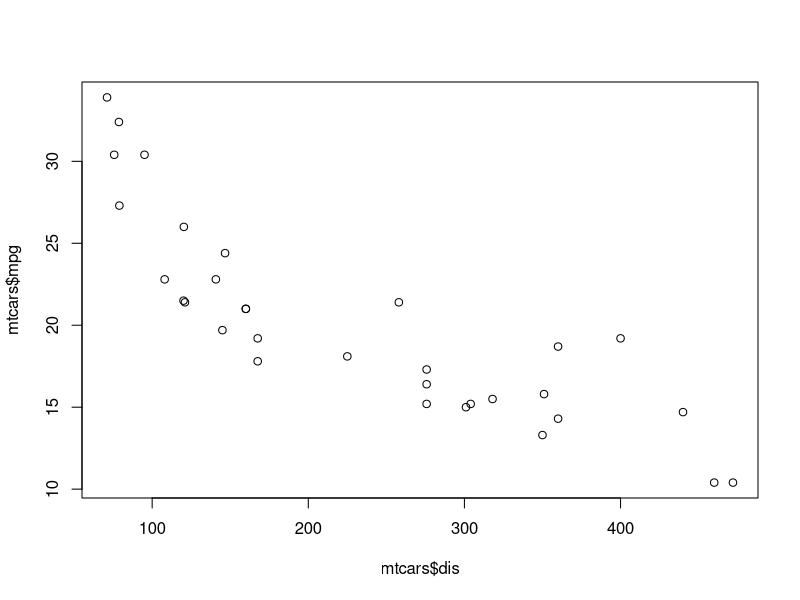
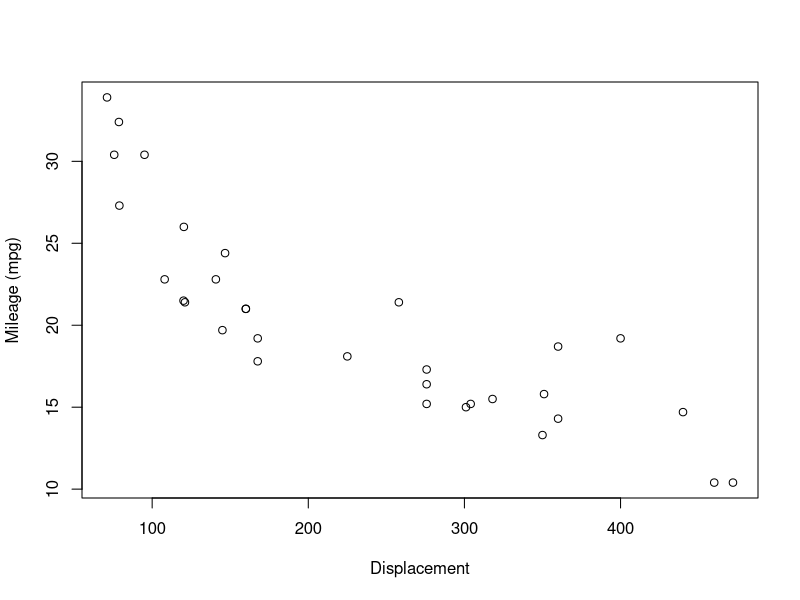
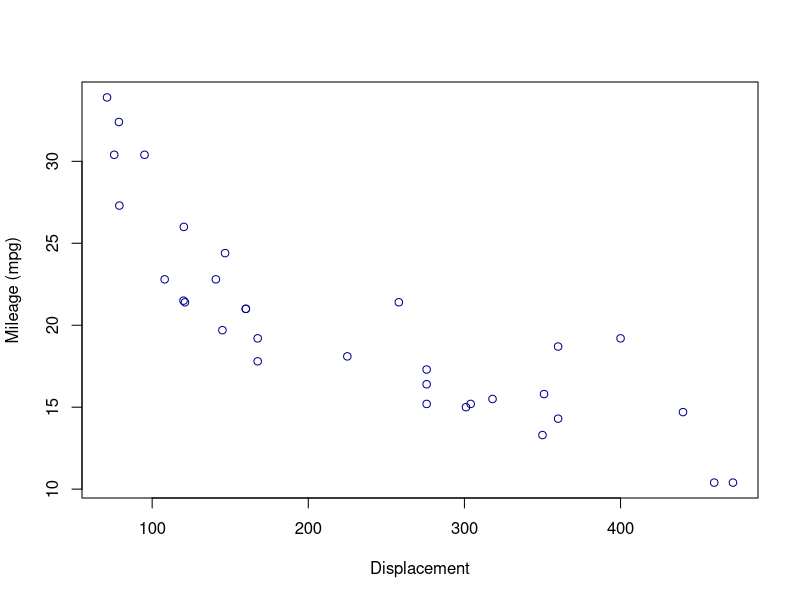
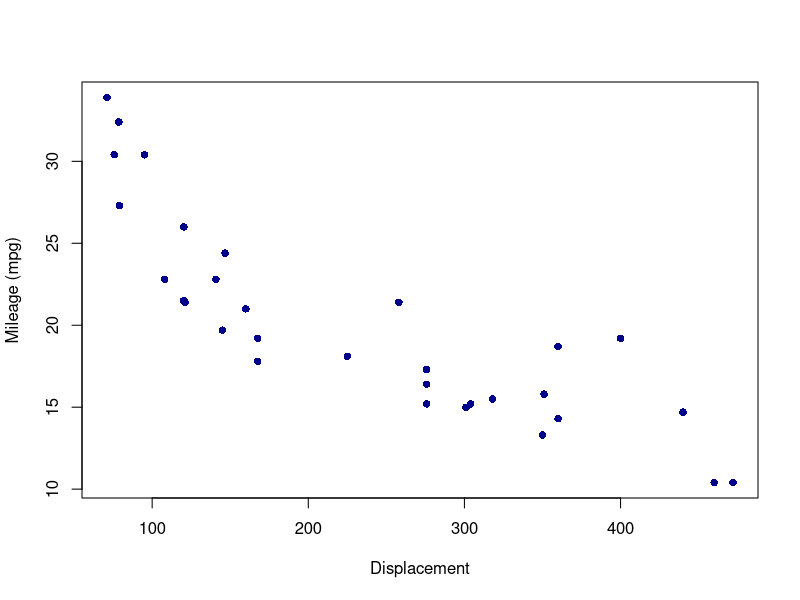
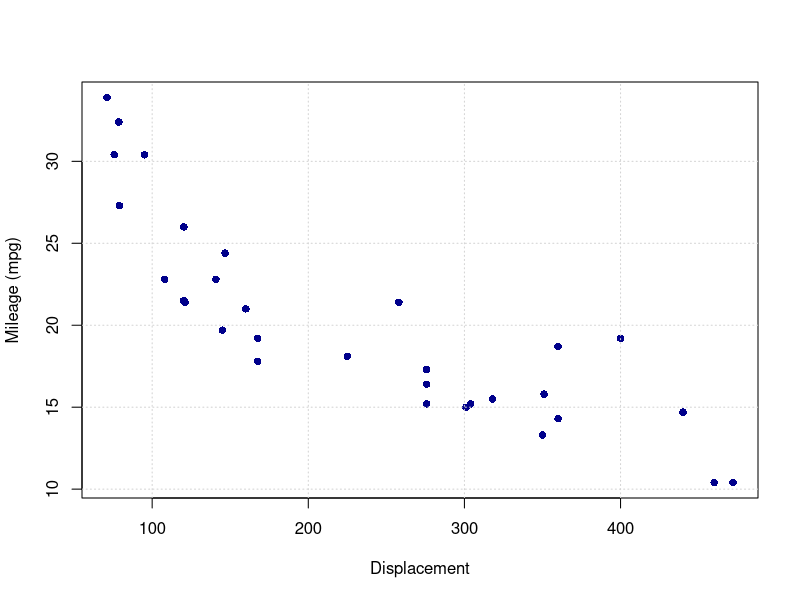
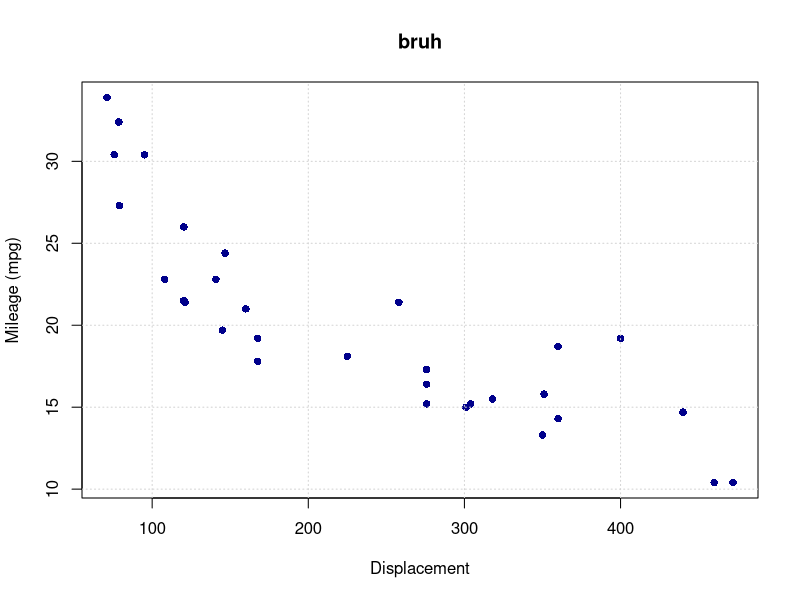

Write the R code that produced these figures, in order.
# Author: Honorio Vega
# Date : February 6 , 2018
# Link to lab : https://docs.google.com/document/d/e/2PACX-1vSenbKaJviUOaQuESbl9EC0MYbHCZFDXhtPSgfPPOK4abkfd05_p1G6bIgLT1wk0drgxk8EIQ0lq7EX/pub



#      1	 We’ll start with the built-in ‘mtcars’ data set.  Create a basic scatterplot showing each car’s mpg as a function of engine displacement.  (in other words, mpg goes on the y axis and displacement on the x axis.) Use the ‘plot’ function.
plot(mtcars$dis,mtcars$mpg)
#      2	Change the x,y axis labels to “displacement” and “mileage (mpg)”.  
plot(mtcars$dis,mtcars$mpg,xlab="Displacement",ylab="Mileage (mpg)")
#      3	Make the dots dark blue.
plot(mtcars$dis,mtcars$mpg,xlab="Displacement",ylab="Mileage (mpg)",col="darkblue")
#      4	Make the dots solid.
plot(mtcars$dis,mtcars$mpg,xlab="Displacement",ylab="Mileage (mpg)",col="darkblue",pch=16)
#      5	Add a grid.
grid(plot(mtcars$dis,mtcars$mpg,xlab="Displacement",ylab="Mileage (mpg)",col="darkblue",pch=16))
#      6	Add a title.
grid(plot(mtcars$dis,mtcars$mpg,xlab="Displacement",ylab="Mileage (mpg)",col="darkblue",pch=16,main="bruh"))
#      7	Add a dotted red horizontal line showing the average miles per gallon.
#      8	Color the dots according to whether manual or automatic transmission (column ‘am’, where am == 0 mean automatic transmission).  
#      9	Add a legend.  
#     10	Compute the number of cars for each possible value of number of cylinders, using the following R code:  tbl = table(mtcars$cyl)
#     11	Produce a simple barplot, with one bar for each possible number of cylinders (4,6,8).  
#     12	Improve your barplot by adding title, x/y axis labels, and color.
#     13	Create a simple box plot showing mileage as a function of number of cylinders.  Use function ‘boxplot’.
#     14	Improve your boxplot by adding color, title, and x/y axis labels.
#     15	Switching to the Old Faithful data (built-in data set ‘faithful’), plot a histogram of eruption length (column ‘eruptions’).
#     16	Try using 15 breaks
#     17	Try a different color.
#     18	Change the title an x axis label.
#     19	Save your histogram to a png file using the RStudio plot pane (Export > Save as Image).
